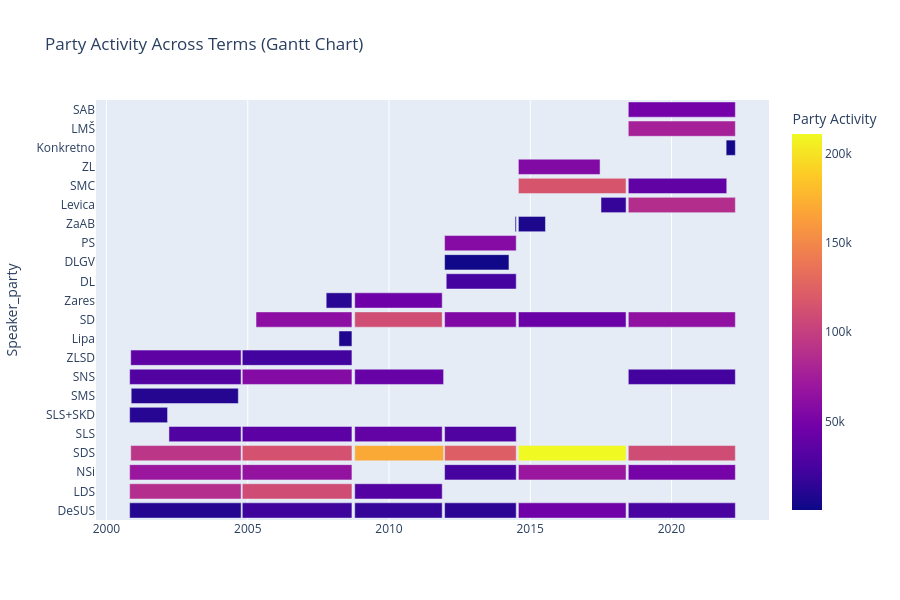

Notebook cell for this chart:
### Code cell
import plotly.express as px
from PIL import Image

## Plot 1: ALL parties as are
fig = px.timeline(
    activity,
    x_start="Start_date",
    x_end="End_date",
    y="Speaker_party",
    color="Speech_count",
    title="Party Activity Across Terms (Gantt Chart)",
    labels={"Speech_count": "Party Activity"},
)
fig.update_layout(
    height=600  # Set the height to your desired value
)

#fig.write_html("../../Figures/Sentiment_Analysis/Parties/Party_activity_Gantt.html")
#fig.write_image("../../Figures/Sentiment_Analysis/Parties/Party_activity_Gantt.png")

fig.show()
